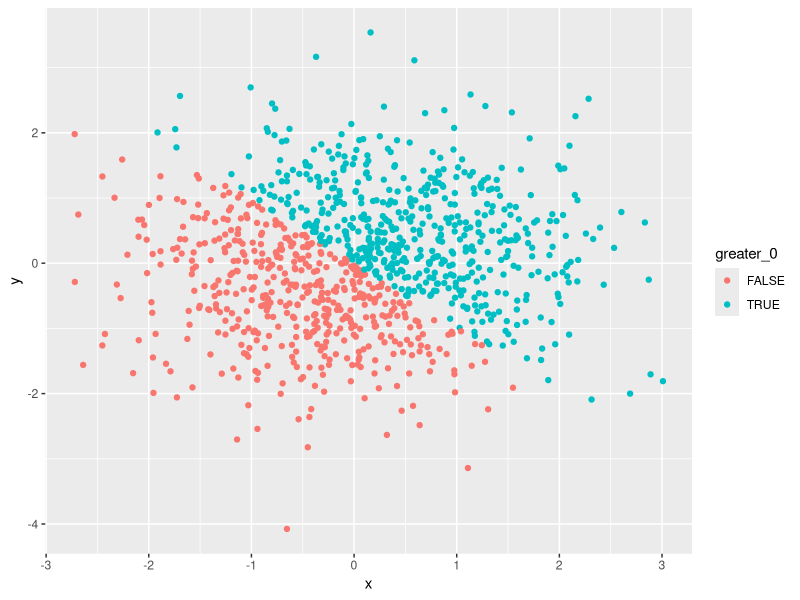
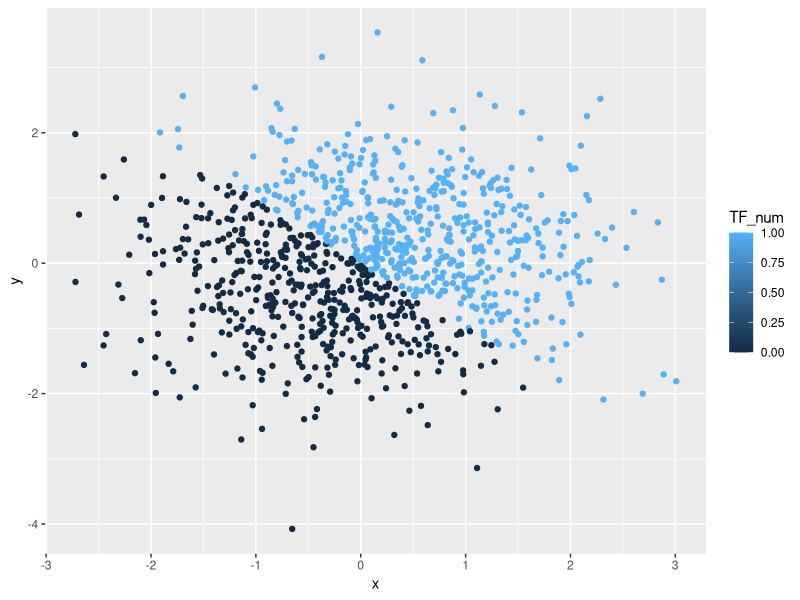
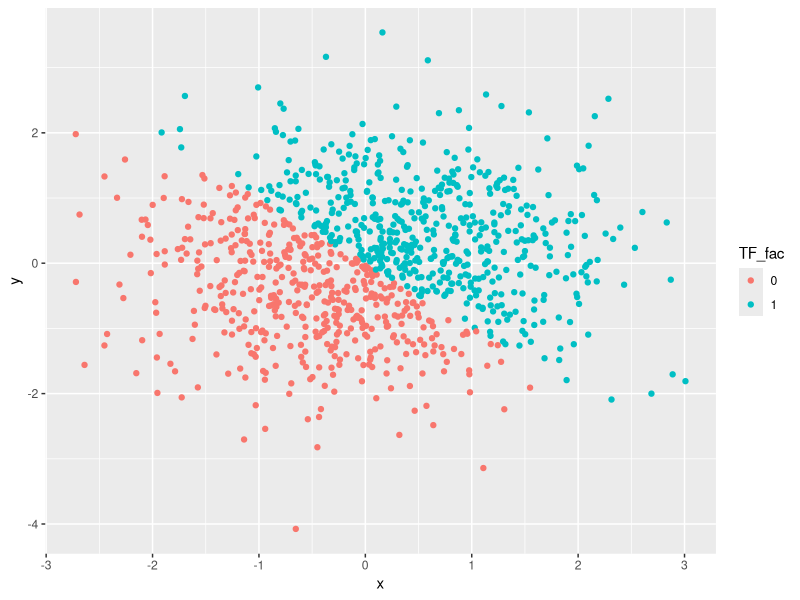

Generate these figures, in order, with R:
## ---- chunk 1
library(tidyverse)
## ---- chunk 2
set.seed(1)
prob1_df = tibble(
  list = sample(0:5, 10, replace = TRUE), 
  greater_2 = list > 2, 
  vec_car = c("Will", "I", "ever", "be", "able", "to", "remember", "any", "R", "commands"), 
  vec_factor = c("yes", "no", "yes", "no", "yes", "no", "yes", "no", "yes", "no")
)
## ---- chunk 3
mean(prob1_df$list)
mean(prob1_df$greater_2)
mean(prob1_df$vec_car)
mean(prob1_df$vec_factor)
## ---- chunk 4
set.seed(2)
prob2_df = tibble(
  x = rnorm(1000),
  y = rnorm(1000),
  greater_0 = x + y > 0, 
  TF_num = as.numeric(greater_0),
  TF_fac = as.factor(TF_num)
)
## ---- chunk 5
str(prob2_df)
## ---- chunk 6
ggplot(prob2_df, aes(x = x, y = y, color = greater_0)) + geom_point()
## ---- chunk 7
ggsave
## ---- chunk 8
ggplot(prob2_df, aes(x = x, y = y, color = TF_num)) + geom_point()
## ---- chunk 9
ggplot(prob2_df, aes(x = x, y = y, color = TF_fac)) + geom_point()
